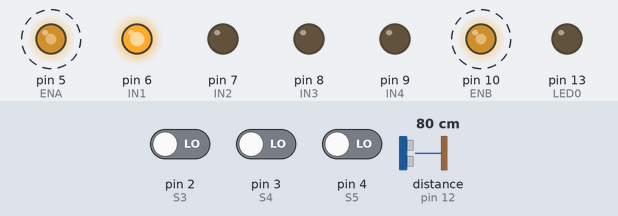
Simulated run of this sketch. Board: Arduino Uno, built with avr-gcc and run on an emulated ATmega328P. On the bench: output pins drawn as LEDs (lit = HIGH). Wiring (inferred from the names in the program): ultrasonic range finder: trigger pin 11; echo pin 12. Dashed ring = blinking. The test bench sets the inputs (shaded band); at power-on: distance to the obstacle (sensor on pin 12) 80 cm, pin 2 (S3) LOW, pin 3 (S4) LOW, pin 4 (S5) LOW. The echo pulse lasts 58.3 µs per cm; pins used as bus, display or sensor lines are not drawn; what the sketch prints to the serial monitor is not drawn.

Above: at 2.14 s.
2.3 s: distance to the obstacle (sensor on pin 12) set to 13 cm
5.3 s: distance to the obstacle (sensor on pin 12) set to 10 cm
At 5.55 s:
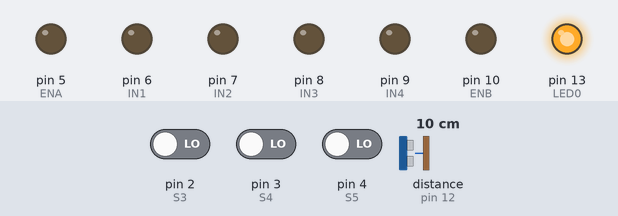
8.3 s: distance to the obstacle (sensor on pin 12) set to 18 cm
At 8.69 s:
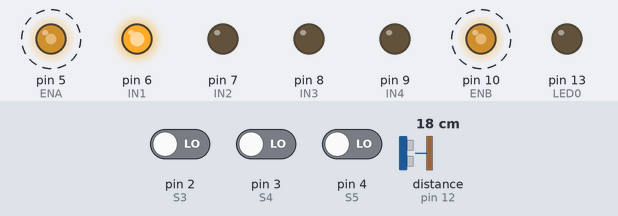
11.3 s: distance to the obstacle (sensor on pin 12) set to 2 cm
At 11.77 s:
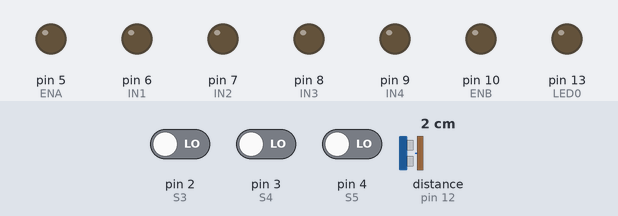
Timing chart, 0 to 15.3 s (numbered marks = the images above; inputs shaded):
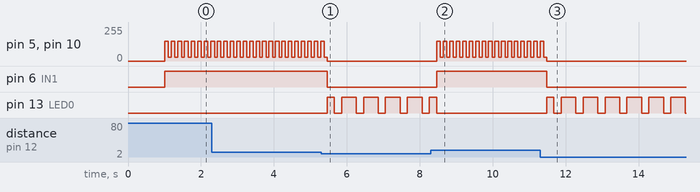

Measured:
- the behaviour switches between 12 and 11 cm on distance to the obstacle (sensor on pin 12) (found by bisection; images 0 and 1)
- after the input at 5.3 s, pin 6 (IN1): HIGH → LOW after 0.16 s; pin 13 (LED0): LOW → HIGH after 0.16 s, then repeats every 0.60 s: LOW 0.20 s, HIGH 0.40 s
- after the input at 8.3 s, pin 5 (ENA), pin 10 (ENB): alternates 150/255 for 0.10 s and 30/255 for 0.08 s, starting after 0.17 s; pin 6 (IN1): LOW → HIGH after 0.17 s
- after the input at 11.3 s, pin 6 (IN1): HIGH → LOW after 0.18 s; pin 13 (LED0): LOW → HIGH after 0.18 s, then repeats every 0.60 s: LOW 0.20 s, HIGH 0.40 s

The sketch:

car.ino
```cpp
/**
 *
 * THIS FILE IS ONLY FOR ARDUINO IDE
 *
 */

// Khai báo chân pin kết nối với các cảm biến và động cơ
#define S1 0
#define S2 1
#define S3 2
#define S4 3
#define S5 4
#define ENA 5
#define IN1 6
#define IN2 7
#define IN3 8
#define IN4 9
#define ENB 10
#define TRIGGER 11
#define ECHO 12
#define LED0 LED_BUILTIN
#define BuzzerDigital 13

int currentDistance, safeDistance = 10, speed = 20, minSpeed = 60, minTurnSpeed = 40, turnSpeed1 = 50, turnSpeed2 = 80, stopSpeed = 0, S1Val, S2Val, S3Val, S4Val, S5Val; // Khai báo biến để lưu trữ giá trị cảm biến và khoảng cách (Giá trị là số nguyên)
unsigned long duration;                                                                                                                                                   // Khai báo biến không dấu để lưu trữ thời gian

// Khai báo hàm setup và loop
void setup();
void loop();

// Khai báo hàm Setup để khởi tạo các chân pin
void setup()
{
  Serial.begin(9600); // Khởi động Serial với tốc độ 9600 bps
  // Khai báo chế độ cho từng chân pin
  pinMode(ENA, OUTPUT);
  pinMode(IN1, OUTPUT);
  pinMode(IN2, OUTPUT);
  pinMode(IN3, OUTPUT);
  pinMode(IN4, OUTPUT);
  pinMode(ENB, OUTPUT);
  pinMode(TRIGGER, OUTPUT);
  pinMode(ECHO, INPUT);
  pinMode(LED0, OUTPUT);
  pinMode(BuzzerDigital, OUTPUT);
  pinMode(S1, INPUT);
  pinMode(S2, INPUT);
  pinMode(S3, INPUT);
  pinMode(S4, INPUT);
  pinMode(S5, INPUT);

  delay(1000); // Tạm dừng 1 giây
}

// Hàm vòng lặp chính
void loop()
{
  S1Val = digitalRead(S1); // Đọc giá trị từ cảm biến IR S1
  S2Val = digitalRead(S2); // Đọc giá trị từ cảm biến IR S2
  S3Val = digitalRead(S3); // Đọc giá trị từ cảm biến IR S3
  S4Val = digitalRead(S4); // Đọc giá trị từ cảm biến IR S4
  S5Val = digitalRead(S5); // Đọc giá trị từ cảm biến IR S5

  digitalWrite(TRIGGER, LOW);                   // Tắt chân TRIGGER cảm biến siêu âm
  delayMicroseconds(2);                         // Tạm dừng 2 micro giây
  digitalWrite(TRIGGER, HIGH);                  // Bật chân TRIGGER cảm biến siêu âm
  delayMicroseconds(3);                         // Tạm dừng 3 micro giây
  digitalWrite(TRIGGER, LOW);                   // Tắt chân TRIGGER cảm biến siêu âm
  duration = pulseIn(ECHO, HIGH);               // Đo thời gian phản hồi từ cảm biến siêu âm
  currentDistance = int(duration / 2 / 29.412); // Tính khoảng cách từ thời gian phản hồi (đơn vị cm)

  Serial.print("[DEBUG]");
  Serial.print(" S1: ");
  Serial.print(S1Val);
  Serial.print(" S2: ");
  Serial.print(S2Val);
  Serial.print(" S3: ");
  Serial.print(S3Val);
  Serial.print(" S4: ");
  Serial.print(S4Val);
  Serial.print(" S5: ");
  Serial.print(S5Val);
  Serial.println();

  // Nếu khoảng cách hiện tại <= 10 cm, dừng động cơ
  if (currentDistance <= safeDistance)
  {
    // Giá trị digital của các chân IN1, IN2, IN3, IN4 đều là LOW (hay là 0) ==> dừng động cơ
    digitalWrite(IN1, LOW);
    digitalWrite(IN2, LOW);
    digitalWrite(IN3, LOW);
    digitalWrite(IN4, LOW);
    analogWrite(ENA, stopSpeed); // Tốc độ động cơ A
    analogWrite(ENB, stopSpeed); // Tốc độ động cơ B
    digitalWrite(LED0, HIGH);    // Bật đèn LED báo hiệu
    delay(200);                  // Tạm dừng 50ms
    digitalWrite(LED0, LOW);     // Tắt đèn LED báo hiệu
    delay(200);
    digitalWrite(LED0, HIGH);
    delay(200);
    digitalWrite(LED0, LOW);
  }
  else
  {
    // 0 luôn là FAlSE, 1 luôn là TRUE
    // Nếu giá trị của S1, S2, S4, S5 đều là TRUE (hay là 1) hoặc tất cả đều là FALSE (hay là 0) nghịch đảo lại tất cả thành TRUE (hay là 1) thì xe sẽ tiến với tốc độ ...
    if (S1Val && S2Val && S4Val && S5Val)
    {
      // Xe đi thẳng
      digitalWrite(IN1, HIGH);
      digitalWrite(IN2, LOW);
      digitalWrite(IN3, LOW);
      digitalWrite(IN4, HIGH);
      // Tốc độ ban đầu để xe có thể di chuyển
      analogWrite(ENA, 100); // Tốc đọ động cơ A
      analogWrite(ENB, 100); // Tốc đọ động cơ B
      delay(50);
      // // Giảm/Tằng tốc độ xe theo mức cần thiết
      analogWrite(ENA, 20); // Tốc độ động cơ A
      analogWrite(ENB, 20); // Tốc độ động cơ B
      delay(100);
    }
    else if (!S1Val) // Giá trị nghịch đảo của S1 bằng 1 thì TRUE
    {
      // Xe quay trái
      digitalWrite(IN1, HIGH);
      digitalWrite(IN2, LOW);
      digitalWrite(IN3, LOW);
      digitalWrite(IN4, LOW);
      analogWrite(ENA, 150); // Tốc độ động cơ A
      analogWrite(ENB, 150); // Tốc độ động cơ B
      delay(100);
      analogWrite(ENA, 30); // Tốc độ động cơ A
      analogWrite(ENB, 30); // Tốc độ động cơ B
      delay(75);
    }
    else if (!S2Val) // Giá trị nghịch đảo của S2 bằng 1 thì TRUE
    {
      // Xe quay trái
      digitalWrite(IN1, HIGH);
      digitalWrite(IN2, LOW);
      digitalWrite(IN3, LOW);
      digitalWrite(IN4, LOW);
      analogWrite(ENA, 150); // Tốc độ động cơ A
      analogWrite(ENB, 150); // Tốc độ động cơ B
      delay(50);
      analogWrite(ENA, 30); // Tốc độ động cơ A
      analogWrite(ENB, 30); // Tốc độ động cơ B
      delay(75);
    }
    else if (!S1Val && !S2Val) // Giá trị nghịch đảo của S1 và S2 bằng 1 thì TRUE
    {
      // Xe quay trái
      digitalWrite(IN1, HIGH);
      digitalWrite(IN2, LOW);
      digitalWrite(IN3, LOW);
      digitalWrite(IN4, LOW);
      analogWrite(ENA, 150); // Tốc độ động cơ A
      analogWrite(ENB, 150); // Tốc độ động cơ B
      delay(100);
      analogWrite(ENA, 30); // Tốc độ động cơ A
      analogWrite(ENB, 30); // Tốc độ động cơ B
      delay(75);
    }
    else if (!S4Val) // Giá trị nghịch đảo của S4 bằng 1 thì TRUE
    {
      // Xe quay phải
      digitalWrite(IN1, LOW);
      digitalWrite(IN2, LOW);
      digitalWrite(IN3, LOW);
      digitalWrite(IN4, HIGH);
      analogWrite(ENA, 150); // Tốc độ động cơ A
      analogWrite(ENB, 150); // Tốc độ động cơ B
      delay(50);
      analogWrite(ENA, 0); // Tốc độ động cơ A
      analogWrite(ENB, 0); // Tốc độ động cơ B
      delay(50);
    }
    else if (!S5Val) // Giá trị nghịch đảo của S5 bằng 1 thì TRUE
    {
      // Xe quay trái
      digitalWrite(IN1, LOW);
      digitalWrite(IN2, LOW);
      digitalWrite(IN3, LOW);
      digitalWrite(IN4, HIGH);
      analogWrite(ENA, 150); // Tốc độ động cơ A
      analogWrite(ENB, 150); // Tốc độ động cơ B
      delay(50);
      analogWrite(ENA, 30); // Tốc độ động cơ A
      analogWrite(ENB, 30); // Tốc độ động cơ B
      delay(75);
    }
    else if (!S4Val && !S5Val) // Giá trị nghịch đảo của S4 và S5 bằng 1 thì TRUE
    {
      // Xe quay phải
      digitalWrite(IN1, LOW);
      digitalWrite(IN2, LOW);
      digitalWrite(IN3, LOW);
      digitalWrite(IN4, HIGH);
      analogWrite(ENA, 150); // Tốc độ động cơ A
      analogWrite(ENB, 150); // Tốc độ động cơ B
      delay(75);
      analogWrite(ENA, 30); // Tốc độ động cơ A
      analogWrite(ENB, 30); // Tốc độ động cơ B
      delay(75);
    }
    else // Khác (hay các trường hợp còn lại)
    {
      // Dừng động cơ
      digitalWrite(IN1, LOW);
      digitalWrite(IN2, LOW);
      digitalWrite(IN3, LOW);
      digitalWrite(IN4, LOW);
      analogWrite(ENA, stopSpeed); // Tốc độ động cơ A
      analogWrite(ENB, stopSpeed); // Tốc độ động cơ B
      digitalWrite(LED0, HIGH);    // Bật đèn LED báo hiệu
      delay(200);                  // Tạm dừng 50ms
      digitalWrite(LED0, LOW);     // Tắt đèn LED báo hiệu
      delay(200);
      digitalWrite(LED0, HIGH);
      delay(200);
      digitalWrite(LED0, LOW);
    }
  }
}
```

car.cpp
```cpp
// Thêm thư viện Arduino và các thư viện cần thiết
#include <Arduino.h>

// Khai báo chân pin kết nối với các cảm biến và động cơ
#define S1 0
#define S2 1
#define S3 2
#define S4 3
#define S5 4
#define ENA 5
#define IN1 6
#define IN2 7
#define IN3 8
#define IN4 9
#define ENB 10
#define TRIGGER 11
#define ECHO 12
#define LED0 LED_BUILTIN
#define BuzzerDigital 13

int currentDistance, safeDistance = 10, speed = 20, minSpeed = 60, minTurnSpeed = 40, turnSpeed1 = 50, turnSpeed2 = 80, stopSpeed = 0, S1Val, S2Val, S3Val, S4Val, S5Val; // Khai báo biến để lưu trữ giá trị cảm biến và khoảng cách (Giá trị là số nguyên)
unsigned long duration;                                                                                                                                                   // Khai báo biến không dấu để lưu trữ thời gian

// Khai báo hàm setup và loop
void setup();
void loop();

// Khai báo hàm Setup để khởi tạo các chân pin
void setup()
{
  Serial.begin(9600); // Khởi động Serial với tốc độ 9600 bps
  // Khai báo chế độ cho từng chân pin
  pinMode(ENA, OUTPUT);
  pinMode(IN1, OUTPUT);
  pinMode(IN2, OUTPUT);
  pinMode(IN3, OUTPUT);
  pinMode(IN4, OUTPUT);
  pinMode(ENB, OUTPUT);
  pinMode(TRIGGER, OUTPUT);
  pinMode(ECHO, INPUT);
  pinMode(LED0, OUTPUT);
  pinMode(BuzzerDigital, OUTPUT);
  pinMode(S1, INPUT);
  pinMode(S2, INPUT);
  pinMode(S3, INPUT);
  pinMode(S4, INPUT);
  pinMode(S5, INPUT);

  delay(1000); // Tạm dừng 1 giây
}

// Hàm vòng lặp chính
void loop()
{
  S1Val = digitalRead(S1); // Đọc giá trị từ cảm biến IR S1
  S2Val = digitalRead(S2); // Đọc giá trị từ cảm biến IR S2
  S3Val = digitalRead(S3); // Đọc giá trị từ cảm biến IR S3
  S4Val = digitalRead(S4); // Đọc giá trị từ cảm biến IR S4
  S5Val = digitalRead(S5); // Đọc giá trị từ cảm biến IR S5

  digitalWrite(TRIGGER, LOW);                   // Tắt chân TRIGGER cảm biến siêu âm
  delayMicroseconds(2);                         // Tạm dừng 2 micro giây
  digitalWrite(TRIGGER, HIGH);                  // Bật chân TRIGGER cảm biến siêu âm
  delayMicroseconds(3);                         // Tạm dừng 3 micro giây
  digitalWrite(TRIGGER, LOW);                   // Tắt chân TRIGGER cảm biến siêu âm
  duration = pulseIn(ECHO, HIGH);               // Đo thời gian phản hồi từ cảm biến siêu âm
  currentDistance = int(duration / 2 / 29.412); // Tính khoảng cách từ thời gian phản hồi (đơn vị cm)

  Serial.print("[DEBUG]");
  Serial.print(" S1: ");
  Serial.print(S1Val);
  Serial.print(" S2: ");
  Serial.print(S2Val);
  Serial.print(" S3: ");
  Serial.print(S3Val);
  Serial.print(" S4: ");
  Serial.print(S4Val);
  Serial.print(" S5: ");
  Serial.print(S5Val);
  Serial.println();

  // Nếu khoảng cách hiện tại <= 10 cm, dừng động cơ
  if (currentDistance <= safeDistance)
  {
    // Giá trị digital của các chân IN1, IN2, IN3, IN4 đều là LOW (hay là 0) ==> dừng động cơ
    digitalWrite(IN1, LOW);
    digitalWrite(IN2, LOW);
    digitalWrite(IN3, LOW);
    digitalWrite(IN4, LOW);
    analogWrite(ENA, stopSpeed); // Tốc độ động cơ A
    analogWrite(ENB, stopSpeed); // Tốc độ động cơ B
    digitalWrite(LED0, HIGH);    // Bật đèn LED báo hiệu
    delay(200);                  // Tạm dừng 50ms
    digitalWrite(LED0, LOW);     // Tắt đèn LED báo hiệu
    delay(200);
    digitalWrite(LED0, HIGH);
    delay(200);
    digitalWrite(LED0, LOW);
  }
  else
  {
    // 0 luôn là FAlSE, 1 luôn là TRUE
    // Nếu giá trị của S1, S2, S4, S5 đều là TRUE (hay là 1) hoặc tất cả đều là FALSE (hay là 0) nghịch đảo lại tất cả thành TRUE (hay là 1) thì xe sẽ tiến với tốc độ ...
    if (S1Val && S2Val && S4Val && S5Val)
    {
      // Xe đi thẳng
      digitalWrite(IN1, HIGH);
      digitalWrite(IN2, LOW);
      digitalWrite(IN3, LOW);
      digitalWrite(IN4, HIGH);
      // Tốc độ ban đầu để xe có thể di chuyển
      analogWrite(ENA, 100); // Tốc đọ động cơ A
      analogWrite(ENB, 100); // Tốc đọ động cơ B
      delay(50);
      // // Giảm/Tằng tốc độ xe theo mức cần thiết
      analogWrite(ENA, 20); // Tốc độ động cơ A
      analogWrite(ENB, 20); // Tốc độ động cơ B
      delay(100);
    }
    else if (!S1Val) // Giá trị nghịch đảo của S1 bằng 1 thì TRUE
    {
      // Xe quay trái
      digitalWrite(IN1, HIGH);
      digitalWrite(IN2, LOW);
      digitalWrite(IN3, LOW);
      digitalWrite(IN4, LOW);
      analogWrite(ENA, 150); // Tốc độ động cơ A
      analogWrite(ENB, 150); // Tốc độ động cơ B
      delay(100);
      analogWrite(ENA, 30); // Tốc độ động cơ A
      analogWrite(ENB, 30); // Tốc độ động cơ B
      delay(75);
    }
    else if (!S2Val) // Giá trị nghịch đảo của S2 bằng 1 thì TRUE
    {
      // Xe quay trái
      digitalWrite(IN1, HIGH);
      digitalWrite(IN2, LOW);
      digitalWrite(IN3, LOW);
      digitalWrite(IN4, LOW);
      analogWrite(ENA, 150); // Tốc độ động cơ A
      analogWrite(ENB, 150); // Tốc độ động cơ B
      delay(50);
      analogWrite(ENA, 30); // Tốc độ động cơ A
      analogWrite(ENB, 30); // Tốc độ động cơ B
      delay(75);
    }
    else if (!S1Val && !S2Val) // Giá trị nghịch đảo của S1 và S2 bằng 1 thì TRUE
    {
      // Xe quay trái
      digitalWrite(IN1, HIGH);
      digitalWrite(IN2, LOW);
      digitalWrite(IN3, LOW);
      digitalWrite(IN4, LOW);
      analogWrite(ENA, 150); // Tốc độ động cơ A
      analogWrite(ENB, 150); // Tốc độ động cơ B
      delay(100);
      analogWrite(ENA, 30); // Tốc độ động cơ A
      analogWrite(ENB, 30); // Tốc độ động cơ B
      delay(75);
    }
    else if (!S4Val) // Giá trị nghịch đảo của S4 bằng 1 thì TRUE
    {
      // Xe quay phải
      digitalWrite(IN1, LOW);
      digitalWrite(IN2, LOW);
      digitalWrite(IN3, LOW);
      digitalWrite(IN4, HIGH);
      analogWrite(ENA, 150); // Tốc độ động cơ A
      analogWrite(ENB, 150); // Tốc độ động cơ B
      delay(50);
      analogWrite(ENA, 0); // Tốc độ động cơ A
      analogWrite(ENB, 0); // Tốc độ động cơ B
      delay(50);
    }
    else if (!S5Val) // Giá trị nghịch đảo của S5 bằng 1 thì TRUE
    {
      // Xe quay trái
      digitalWrite(IN1, LOW);
      digitalWrite(IN2, LOW);
      digitalWrite(IN3, LOW);
      digitalWrite(IN4, HIGH);
      analogWrite(ENA, 150); // Tốc độ động cơ A
      analogWrite(ENB, 150); // Tốc độ động cơ B
      delay(50);
      analogWrite(ENA, 30); // Tốc độ động cơ A
      analogWrite(ENB, 30); // Tốc độ động cơ B
      delay(75);
    }
    else if (!S4Val && !S5Val) // Giá trị nghịch đảo của S4 và S5 bằng 1 thì TRUE
    {
      // Xe quay phải
      digitalWrite(IN1, LOW);
      digitalWrite(IN2, LOW);
      digitalWrite(IN3, LOW);
      digitalWrite(IN4, HIGH);
      analogWrite(ENA, 150); // Tốc độ động cơ A
      analogWrite(ENB, 150); // Tốc độ động cơ B
      delay(75);
      analogWrite(ENA, 30); // Tốc độ động cơ A
      analogWrite(ENB, 30); // Tốc độ động cơ B
      delay(75);
    }
    else // Khác (hay các trường hợp còn lại)
    {
      // Dừng động cơ
      digitalWrite(IN1, LOW);
      digitalWrite(IN2, LOW);
      digitalWrite(IN3, LOW);
      digitalWrite(IN4, LOW);
      analogWrite(ENA, stopSpeed); // Tốc độ động cơ A
      analogWrite(ENB, stopSpeed); // Tốc độ động cơ B
      digitalWrite(LED0, HIGH);    // Bật đèn LED báo hiệu
      delay(200);                  // Tạm dừng 50ms
      digitalWrite(LED0, LOW);     // Tắt đèn LED báo hiệu
      delay(200);
      digitalWrite(LED0, HIGH);
      delay(200);
      digitalWrite(LED0, LOW);
    }
  }
}
```
